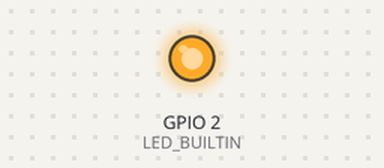
A program run on a simulated ESP32. On the bench: output pins drawn as LEDs (lit = HIGH). WiFi joins after 1.5 s; servers stay silent unless stated; what the program prints to the serial monitor is not drawn.

Above: at 3.0 s.
At 5.8 s:
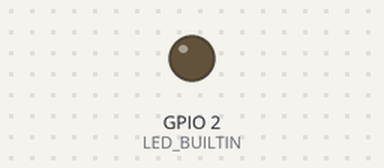
Timing chart, 0 to 9.4 s (numbered marks = the images above):
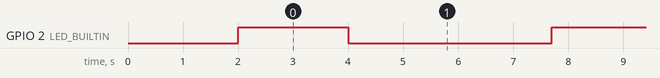

Measured:
- by itself, GPIO 2 (LED_BUILTIN): alternates HIGH for 2.0 s and LOW for 3.7 s

The program:

main.cpp
```cpp
#include <driver/ledc.h> // LEDC support
#include <Arduino.h>
#include <WiFi.h>
const char* ssid = "PDCN"; // 密码
const char* password = "13037679105"; // 密码

const char *host = "asia.aprs2.net";
const int port = 14580;
bool auth = false;
const char *logininfo = "user BH4FWA pass 21165 vers ESP32Weather 0.0.1 filter m/500\r\n";
char senddata[150] = {0};


WiFiClient client;

void startConnect(){

  while(!client.connected()){
      if(!client.connect(host, port)){
          Serial.println("wait connection.to server ......");
      }
  }
  while (client.connected()){
      if (client.available()) {
        String line = client.readStringUntil('\r\n');
        Serial.println(line);
        if(line.indexOf("javAPRSSrvr") != -1) {
          Serial.println("javAPRSSrvr");
        } else if (line.indexOf("aprsc") != -1) {
          Serial.println("aprsc");
          client.print(logininfo);
        } else if (line.indexOf("verified") != -1) {
          Serial.println("verified");
          auth = true;
        } else {
          Serial.println("verify none");
        }

        // auth == true
        if(auth == true){

          // shidu
          int humidity = 80; //dht.getHumidity();
          // wendu
          // int temperature = 86; // dht.getTemperature();

          int temperaturef =  86;// dht.toFahrenheit(temperature);
          //
          //            -- c000s000g000t086r000p000h53b10020
          //            -- 每秒输出35个字节，包括数据末尾的换行符（OD,OA）
          //
          //            -- 数据解析：
          //            -- c000：风向角度，单位：度。
          //            -- s000：前1分钟风速，单位：英里每小时
          //            -- g000：前5分钟最高风速，单位：英里每小时
          //            -- t086：温度（华氏）
          //            -- r000：前一小时雨量（0.01英寸）
          //            -- p000：前24小时内的降雨量（0.01英寸）
          //            -- h53：湿度（00％= 100％）
          //            -- b10020：气压（0.1 hpa）
          snprintf(senddata, sizeof(senddata), "BH4FWA-0>AP32RS,qAS,:=3108.33N/12118.51E_000/000g000t0%dr000p000h%db09691 qxdo's APRS use ESP32 144.8Mhz. 3.3V\r\n", temperaturef, humidity);
          client.print(senddata);// send to server:port
          Serial.print("APRS POST:");
          Serial.println(senddata);
        }
      }
  }
}

void LED_Light() {

    digitalWrite(LED_BUILTIN, HIGH);
    delay(2000);
    digitalWrite(LED_BUILTIN, LOW);
    delay(2000);
}

void setup() {
    pinMode(LED_BUILTIN, OUTPUT);

    Serial.begin(9600);
    WiFi.begin(ssid, password);
    while (WiFi.status() != WL_CONNECTED) {
        delay(1000); // ??1?
        Serial.println("Connecting to WiFi...");
    }
    Serial.println("WiFi connected");
    Serial.println("IP address:");
    Serial.println(WiFi.localIP());
}

void loop() {
   // ??WiFi??
    if(WiFi.status() == WL_CONNECTED){
      LED_Light();
      startConnect();
    }
}
```
